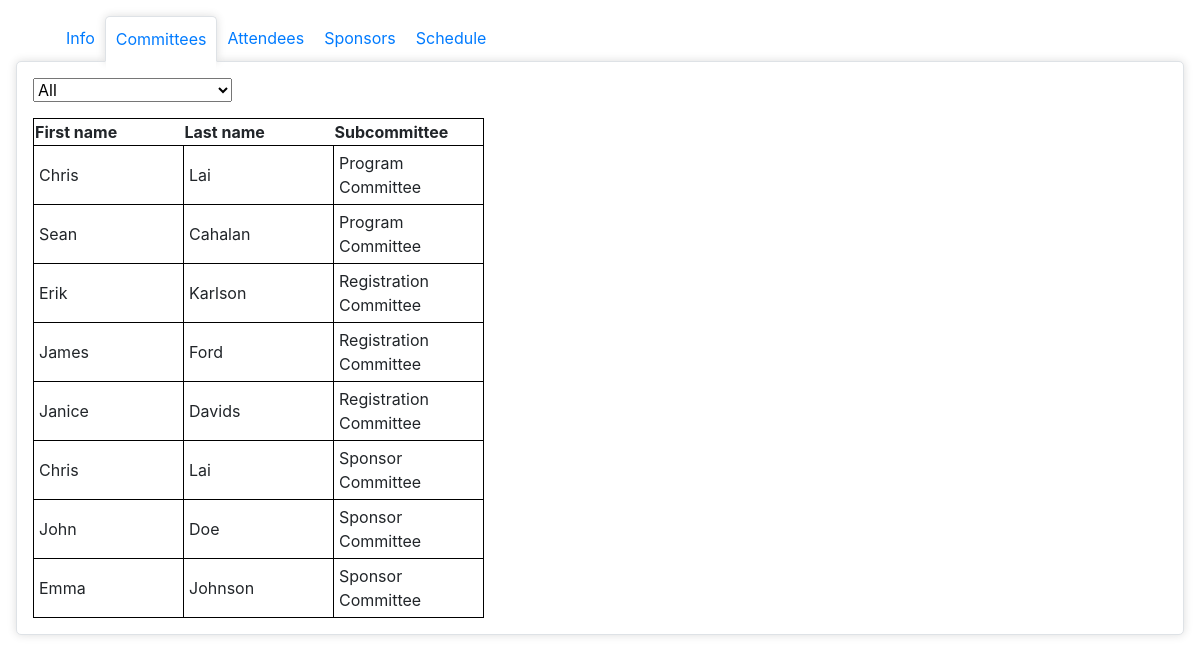
Screenshot of /committee/committee.php with the database file from the repository.
### tables this page shows
CREATE TABLE `is_committee_member_of` (
	`id` INT NOT NULL,
	`name` VARCHAR(30) NOT NULL,
	PRIMARY KEY (`id`, name), 
	FOREIGN KEY (`id`) REFERENCES committee_members(`id`),
	FOREIGN KEY (`name`) REFERENCES subcommittees(`name`)
);

CREATE TABLE `committee_members` (
	`id` INT NOT NULL AUTO_INCREMENT,
	`fname` VARCHAR(30) NOT NULL,
	`lname` VARCHAR(30) NOT NULL,
	PRIMARY KEY (`id`)
);

### util/PrintTable.php (the view, shortened to what this page needs)
<?php
    function printTable($headers, $values){
        echo "<table style='border: solid 1px black;'>";
        foreach($headers as $header){
            echo "<th>$header</th>";
        }
        foreach ($values as $row) {
            echo "<tr>";
            foreach ($row as $stmt){
                echo '<td style="width:150px;border:1px solid black;">'.$stmt."</td>";
            }
            echo "</tr>";
        }
        echo "</table>";
    }
?>

### css/style.css (style rules this page uses)
html { height: 100%; width: 100%; }
body { padding: 16px; }
table { border: 1px solid black; margin-top: 16px; }
td { border: 1px solid black; padding: 5px; }

### rows the page displays
is_committee_member_of: id.fname "Chris", id.lname "Lai", name "Program Committee"
is_committee_member_of: id.fname "Sean", id.lname "Cahalan", name "Program Committee"
is_committee_member_of: id.fname "Erik", id.lname "Karlson", name "Registration Committee"
is_committee_member_of: id.fname "James", id.lname "Ford", name "Registration Committee"
is_committee_member_of: id.fname "Janice", id.lname "Davids", name "Registration Committee"
is_committee_member_of: id.fname "Chris", id.lname "Lai", name "Sponsor Committee"
is_committee_member_of: id.fname "John", id.lname "Doe", name "Sponsor Committee"
is_committee_member_of: id.fname "Emma", id.lname "Johnson", name "Sponsor Committee"

### other values shown
$header "First name"
$header "Last name"
$header "Subcommittee"
